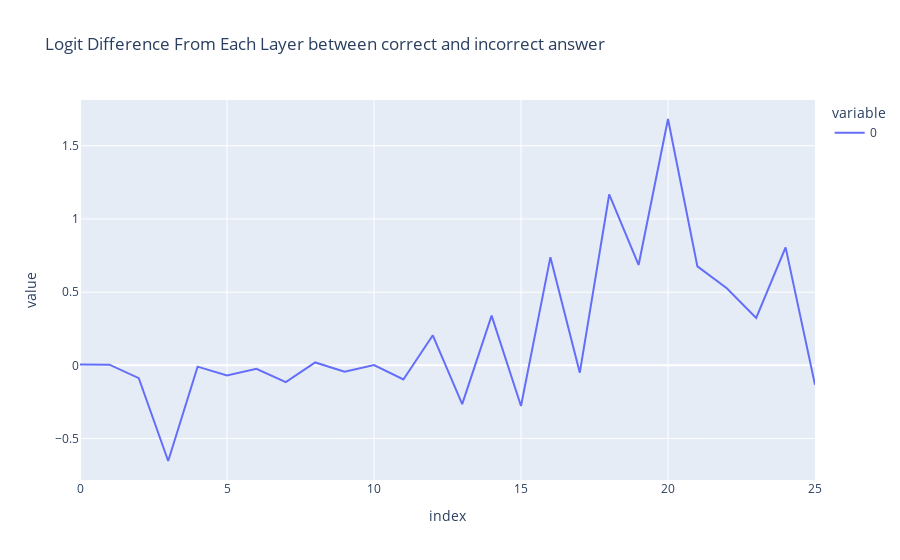

Notebook code for this chart:
### Markdown cell above
## Layer Attribution

### Code cell
per_layer_residual, labels = clean_cache.decompose_resid(layer=-1, pos_slice=-1, return_labels=True)
per_layer_logit_diffs = residual_stack_to_logit_diff(per_layer_residual, clean_cache)
line(per_layer_logit_diffs, hover_name=labels, title="Logit Difference From Each Layer between correct and incorrect answer")

### Figure 1 — Plotly figure (JSON) as saved in the notebook; plotly's stock layout.template omitted (floating-point values rounded to 4 significant figures)
{"data": [{"hovertemplate": "<b>%{hovertext}</b><br><br>variable=0<br>index=%{x}<br>value=%{y}<extra></extra>", "hovertext": ["embed", "pos_embed", "0_attn_out", "0_mlp_out", "1_attn_out", "1_mlp_out", "2_attn_out", "2_mlp_out", "3_attn_out", "3_mlp_out", "4_attn_out", "4_mlp_out", "5_attn_out", "5_mlp_out", "6_attn_out", "6_mlp_out", "7_attn_out", "7_mlp_out", "8_attn_out", "8_mlp_out", "9_attn_out", "9_mlp_out", "10_attn_out", "10_mlp_out", "11_attn_out", "11_mlp_out"], "legendgroup": "0", "line": {"color": "#636efa", "dash": "solid"}, "marker": {"symbol": "circle"}, "mode": "lines", "name": "0", "orientation": "v", "showlegend": true, "type": "scatter", "x": [0, 1, 2, 3, 4, 5, 6, 7, 8, 9, 10, 11, 12, 13, 14, 15, 16, 17, 18, 19, 20, 21, 22, 23, 24, 25], "xaxis": "x", "y": [0.00637, 0.004548, -0.08724, -0.6533, -0.008691, -0.06969, -0.02389, -0.114, 0.02003, -0.04266, 0.002407, -0.09649, 0.2056, -0.2645, 0.3396, -0.2779, 0.7391, -0.04967, 1.167, 0.686, 1.683, 0.6764, 0.5272, 0.3243, 0.806, -0.1325], "yaxis": "y"}], "layout": {"legend": {"title": {"text": "variable"}, "tracegroupgap": 0}, "title": {"text": "Logit Difference From Each Layer between correct and incorrect answer"}, "xaxis": {"anchor": "y", "domain": [0, 1], "title": {"text": "index"}}, "yaxis": {"anchor": "x", "domain": [0, 1], "title": {"text": "value"}}}}
